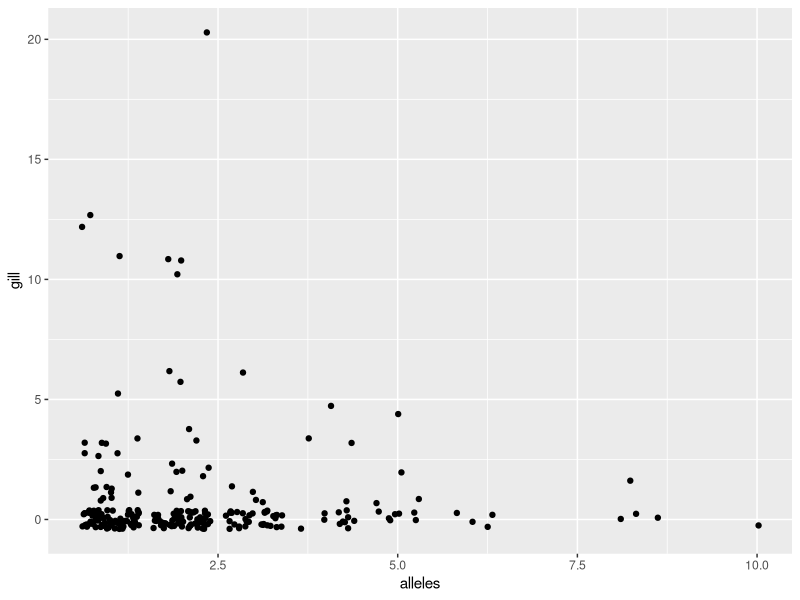
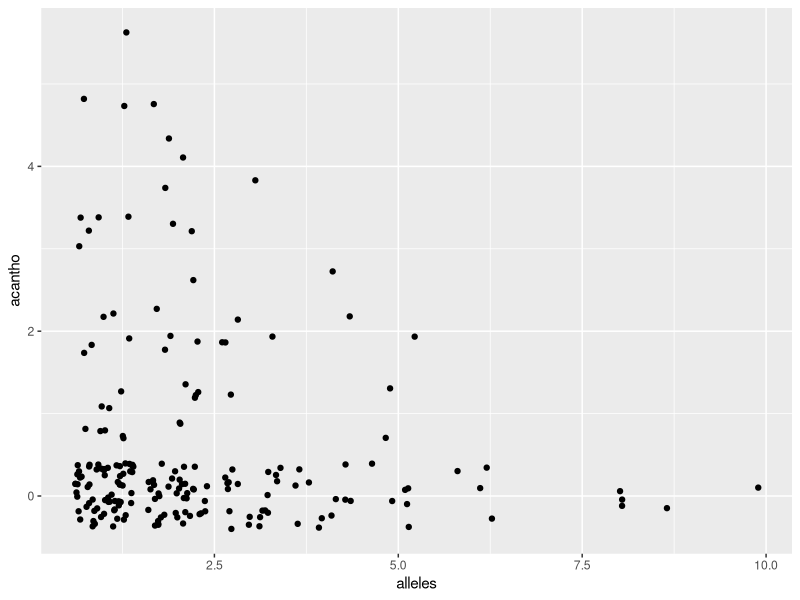
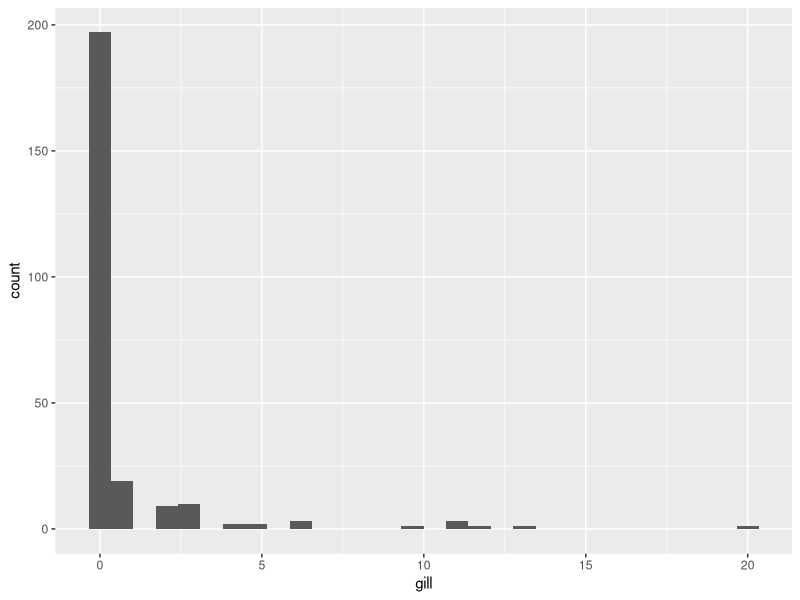
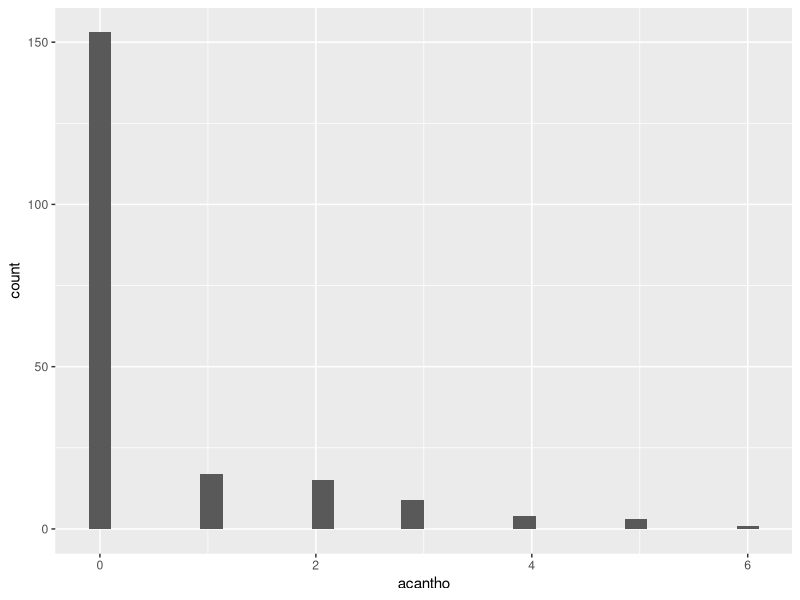
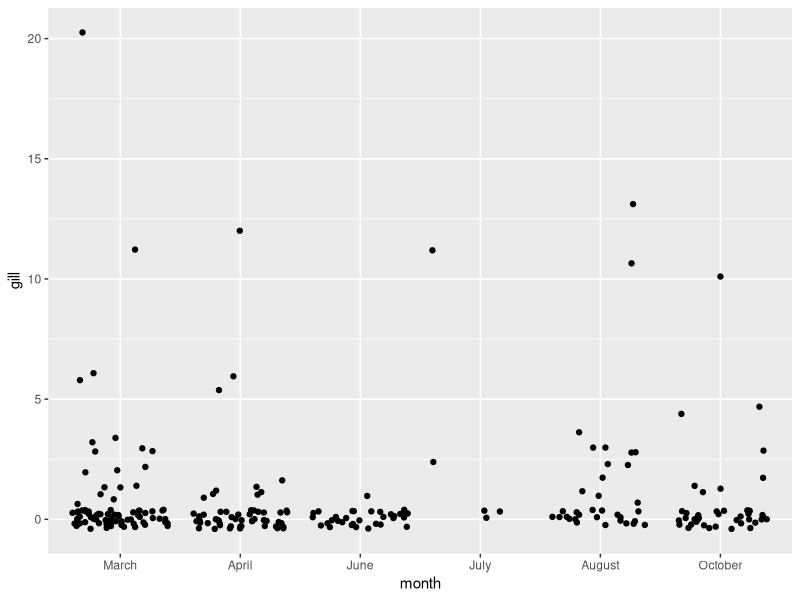
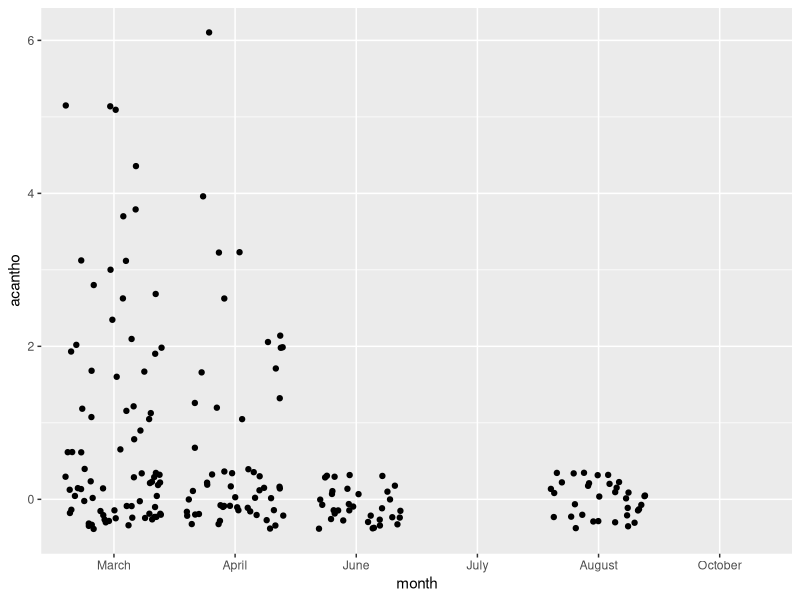
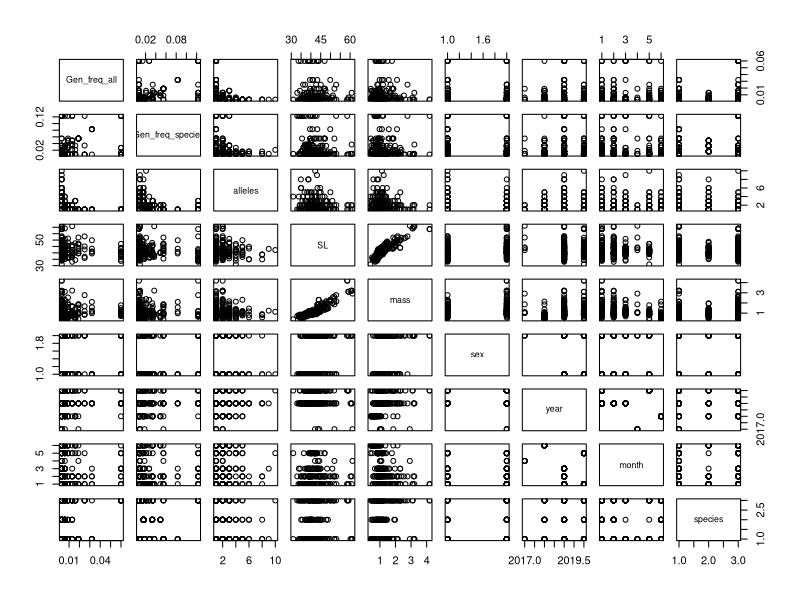
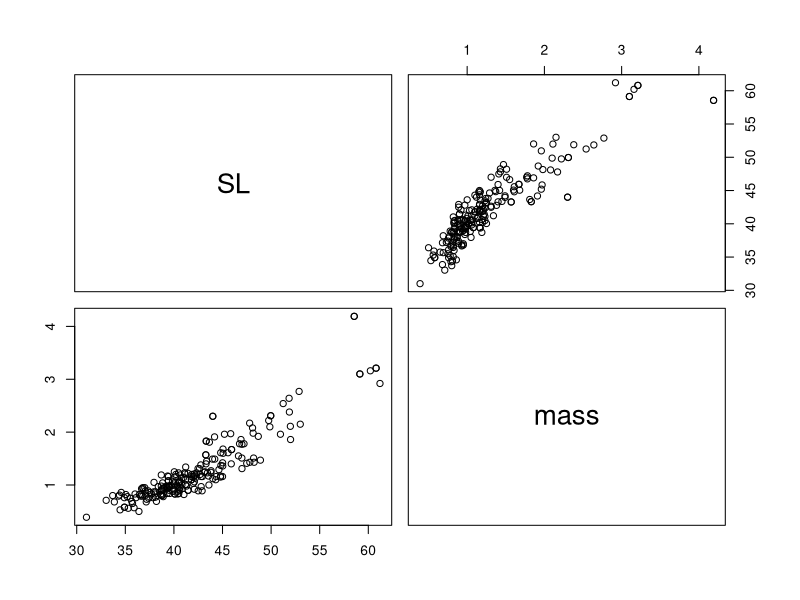

Reproduce these figures in R, in order.
library(readr)
library(dplyr)
library(tidyr)
library(ggplot2)
library(pscl)

alldata <- read_csv("alldata.csv", 
                    col_types = cols(species = col_factor(levels = c("fantail", 
                    "orangethroat", "rainbow")),
                    month = col_factor(levels = c("March", "April",
                    "June", "July", "August", "October")),
                    sex = col_factor(levels = c("F", "M"))))
alldata = alldata[,c(21, 22, 10, 11, 8, 6, 7, 5, 3, 4, 2)]
alldata = alldata[!is.na(alldata$gill) | !is.na(alldata$acantho),]


ggplot(alldata, aes(alleles, gill)) +
  geom_jitter()
ggplot(alldata, aes(alleles, acantho)) +
  geom_jitter()
ggplot(alldata, aes(gill)) +
  geom_histogram()
ggplot(alldata, aes(acantho)) +
  geom_histogram()
# I think this indicates that we need a hurdle or zero inflated poisson model.

ggplot(alldata, aes(month, gill)) +
  geom_jitter()
ggplot(alldata, aes(month, acantho)) +
  geom_jitter()
# I don't think we have enough months to treat them as anything other than a factor.

# I am not sure we need a mixed model on this.  I don't see what would be the 
# random effect.  
# I also don't think we need to include year.  But I could be wrong.

pairs(alldata[-c(1, 2)])
pairs(alldata[c(6:7)])
# obviously, mass and length are highly correlated.  Mass only has 2 NAs and SL has 
# 44, so it makes sense to keep mass.

z.gill = zeroinfl(gill ~ Gen_freq_all + Gen_freq_species + alleles + mass +
                    sex + month + species, alldata, dist = "poisson")
summary(z.gill)

ggplot(alldata, aes(gill, fill = species)) +
  geom_histogram()

# all the orangethroat species have gill=0.  If we remove those samples and look at 
# them separately, the rest of  the data does not require zero inflated model. 
# Plain poisson works.  Otherwise, species determines the binomial part of the model,
# and then everything except Gen_freq_species is significant in the poisson part.

data.without.orange = alldata %>%
  filter(species != "orangethroat")

poiss.gill.without = glm(gill ~ Gen_freq_all + Gen_freq_species + alleles + 
                    mass +
                    sex + month + species, data.without.orange, family = "poisson")
summary(poiss.gill.without)
drop1(poiss.gill.without, test = "Chi")
# sex can be dropped (lower AIC if it is removed) which is good because lots of 
# missing values for sex

m1 = glm(gill ~ Gen_freq_all + Gen_freq_species + alleles + 
           mass + month + species, data.without.orange, family = "poisson")
step(m1)

# recommended model
final.without = glm(gill ~ alleles + mass + month + species, 
                    data.without.orange, family = "poisson")

# actually, poisson works WITH the orangethroat species as part of it.
poiss.gill = glm(gill ~ Gen_freq_all + Gen_freq_species + alleles + 
                   mass +
                   sex + month + species, alldata, family = "poisson")
summary(poiss.gill)
drop1(poiss.gill, test = "Chi")
# can remove sex
m1 = glm(gill ~ Gen_freq_all + Gen_freq_species + alleles + 
           mass + month + species, alldata, family = "poisson")
step(m1)

# recommended model 
final.with = glm(gill ~ alleles + mass + month + species, 
                 alldata, family = "poisson")


summary(poiss.gill)
summary(final.with)
summary(poiss.gill.without)
summary(final.without)
# significant: Alleles, mass, month, species.  
# Not so significant: Gen_freq_all, Gen_freq_species, sex
# it's hard to tell about sex because there are so many missing values, but I think 
# it is safe to remove sex from the model.  If we remove the NAs, sex is only
# significant at .07 level.  Client should decide.  If the only purpose it to show
# that alleles is significant when controlling for everything else, then she might
# want to leave everything in. Alleles is more significant when controlling for 
# everything.

z.acantho = zeroinfl(acantho ~ Gen_freq_all + Gen_freq_species + alleles + mass +
                    sex + month + species, alldata, dist = "poisson")
summary(z.acantho)

# It looks like month determines the binomial part (and maybe mass), and nothing 
# else is significant. All June and August observations are acantho = 0

ggplot(alldata, aes(acantho, fill = month)) +
  geom_histogram()

# Maybe best to make it binomial.  Either acantho = 0 or not 0


# here's what it looks like as a poisson model
poiss.acantho = glm(acantho ~ Gen_freq_all + Gen_freq_species + alleles + mass +
                      sex + month + species, alldata, family = "poisson")
summary(poiss.acantho)

ggplot(alldata, aes(acantho, fill = month)) +
  geom_histogram()
# looks like only species and mass matters
drop1(poiss.acantho, test = "Chi")


# Maybe best to make it binomial.  Either acantho = 0 or not 0
# can remove sex
m1 = glm(acantho ~ Gen_freq_all + Gen_freq_species + alleles + 
           mass + month + species, alldata, family = "poisson")
step(m1)
# preferred model does not include alleles but that is what we are testing for,
# so leave it in anyway.
acantho.final = glm(acantho ~ alleles + mass + month + species, alldata, 
                    family = "poisson")
summary(poiss.acantho)
summary(acantho.final)
# alleles is not significant in either model
